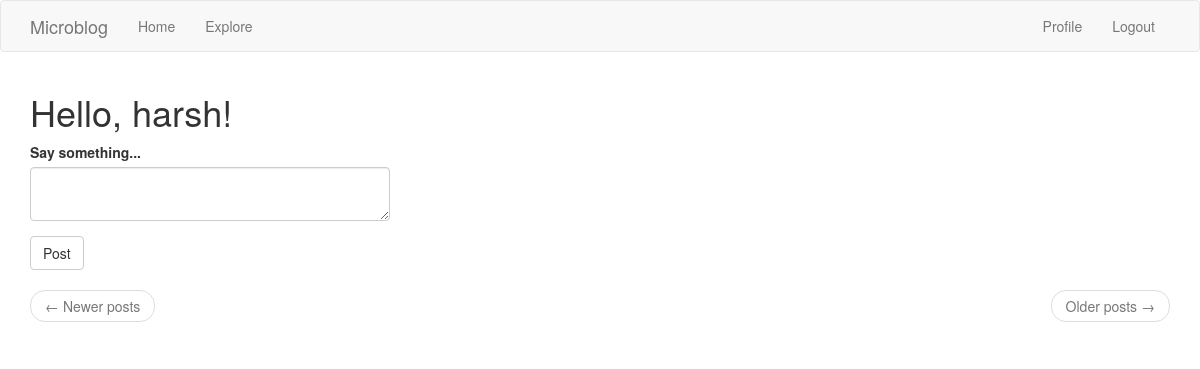
The app's page /index (signed in), older data.
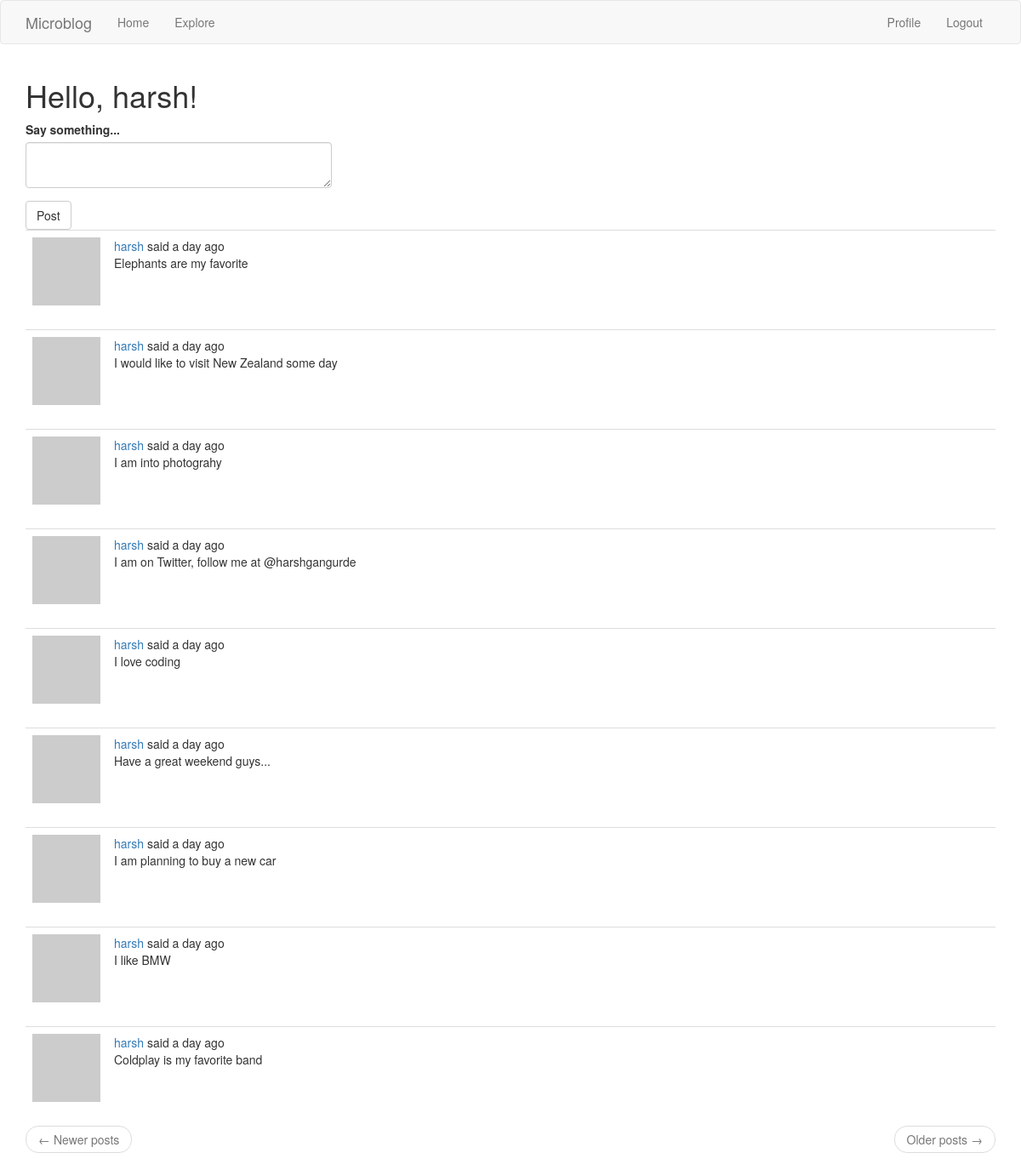
The same page, newer data.
### app/models.py (models this page shows, shortened)
class Post(db.Model):
    id = db.Column(db.Integer, primary_key=True)
    body = db.Column(db.String(200))
    timestamp = db.Column(db.DateTime, index=True, default=datetime.utcnow)
    user_id = db.Column(db.Integer, db.ForeignKey('user.id'))

### app/routes.py (the view)
@flask_app.route('/', methods=['GET', 'POST'])
@flask_app.route('/index', methods=['GET', 'POST'])
@login_required
def index():
    form = PostForm()
    if form.validate_on_submit():
        post = Post(body=form.post.data, author=current_user)
        db.session.add(post)
        db.session.commit()
        flash(_('Your post is live now'))
        return redirect(url_for('index'))
    page = request.args.get('page', 1, type=int)
    posts = current_user.followed_posts().paginate(page, flask_app.config['POSTS_PER_PAGE'], False)
    next_url = url_for('index', page=posts.next_num) if posts.has_next else None
    prev_url = url_for('index', page=posts.prev_num) if posts.has_prev else None
    return render_template('index.html', title='Home', form=form,
                           posts=posts.items, next_url=next_url, prev_url=prev_url)

### app/forms.py
class PostForm(FlaskForm):
    post = TextAreaField(_l('Say something...'), validators=[DataRequired(), Length(min=1, max=200)])
    submit = SubmitField(_l('Post'))

### app/models.py (called while the page is built)
@login.user_loader
def load_user(user_id):
    return User.query.get(int(user_id))

    def get_avatar(self, size):
        digest = md5(self.email.lower().encode('utf-8')).hexdigest()
        return 'https://www.gravatar.com/avatar/{}?d=identicon&s={}'.format(digest, size)

    def followed_posts(self):
        followed_posts = Post.query.join(followers, (followers.c.followed_id == Post.user_id))\
            .filter(followers.c.follower_id == self.id)
        own_posts = Post.query.filter_by(user_id=self.id)
        return followed_posts.union(own_posts).order_by(Post.timestamp.desc())

### app/routes.py (called while the page is built)
@flask_app.before_request
def before_request():
    g.locale = str(get_locale())
    if current_user.is_authenticated:
        current_user.last_seen = datetime.utcnow()
        db.session.commit()

### app/templates/index.html (shortened to what this page needs)
<!DOCTYPE html>
<html lang="en">
<head>
</head>
<body>
    {% extends "base.html" %}
    {% import 'bootstrap/wtf.html' as wtf %}
    {% block app_content %}
        <h1>{{ _('Hello, %(username)s!', username=current_user.username) }}</h1>
        {% if form %}
            <div class="row">
                <div class="col-md-4">
                    {{ wtf.quick_form(form) }}
                </div>
            </div>
        {% endif %}
        {% for post in posts %}
            {% include '_post.html' %}
        {% endfor %}
        <nav aria-label="...">
            <ul class="pager">
                <li class="previous{% if not prev_url %} disabled{% endif %}">
                    <a href="{{ prev_url or '#' }}">
                        <span aria-hidden="true">&larr;</span> {{ _('Newer posts') }}
                    </a>
                </li>
                <li class="next{% if not next_url %} disabled{% endif %}">
                    <a href="{{ next_url or '#' }}">
                        {{ _('Older posts') }} <span aria-hidden="true">&rarr;</span>
                    </a>
                </li>
            </ul>
        </nav>
    {% endblock %}

### app/templates/_post.html (shortened to what this page needs)
<table class="table table-hover">
    <tr>
        <td width="70px">
            <a href="{{ url_for('profile', username=post.author.username) }}">
                <img src="{{ post.author.get_avatar(70) }}" />
            </a>
        </td>
        <td>
            {{ _('%(username)s said %(when)s', username=user_link, when=moment(post.timestamp).fromNow()) }}
            <br>
            {{ post.body }}
        </td>
    </tr>
</table>

Row changes from the older to the newer data that the page shows:
added Post: body "Elephants are my favorite"
added Post: body "I would like to visit New Zealand some day"
added Post: body "I am into photograhy"
added Post: body "I am on Twitter, follow me at @harshgangurde"
added Post: body "I love coding"
added Post: body "Have a great weekend guys..."
added Post: body "I am planning to buy a new car"
added Post: body "I like BMW"
added Post: body "Coldplay is my favorite band"
